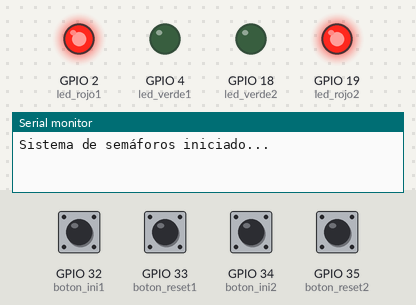
Bench run of a sketch on a simulated ESP32. Parts: output pins drawn as LEDs (lit = HIGH), the last lines printed to the serial monitor. The inputs (shaded band) are chosen by the test bench; at power-on: GPIO 32 (boton_ini1), GPIO 33 (boton_reset1), GPIO 34 (boton_ini2), GPIO 35 (boton_reset2) HIGH.

Above: at 1.2 s.
1.3 s: GPIO 32 (boton_ini1) pulled LOW for 0.15 s
At 2.5 s:
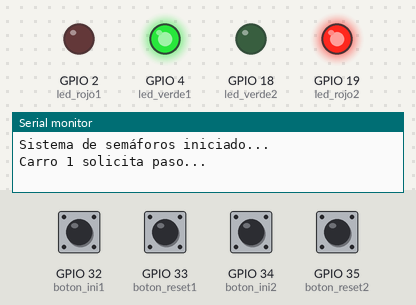
2.9 s: GPIO 34 (boton_ini2) pulled LOW for 0.15 s
At 3.7 s:
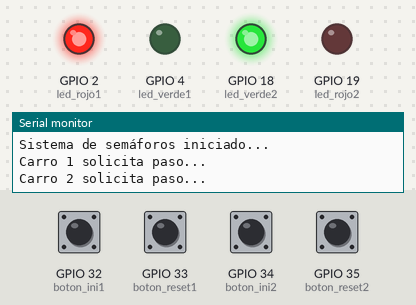
4.5 s: GPIO 33 (boton_reset1) pulled LOW for 0.15 s
At 4.9 s:
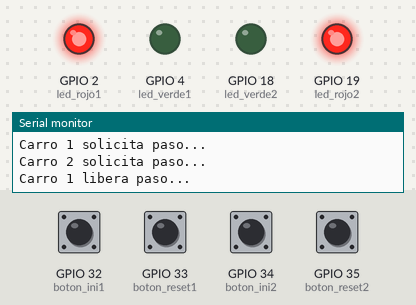
6.1 s: GPIO 32 (boton_ini1) pulled LOW for 1 s
At 7.4 s:
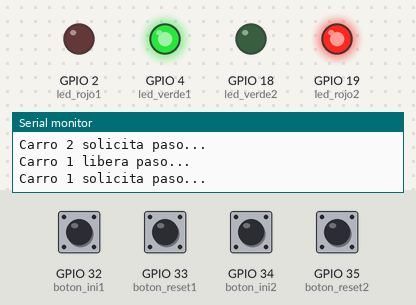
8.6 s: GPIO 33 (boton_reset1) pulled LOW for 1 s
At 9.3 s:
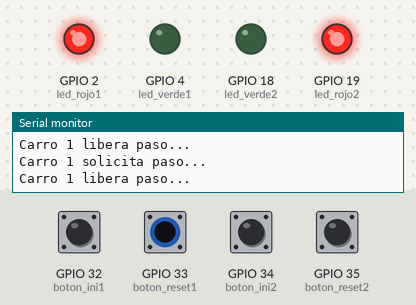
Timing chart, 0 to 11.6 s (numbered marks = the images above; inputs shaded):
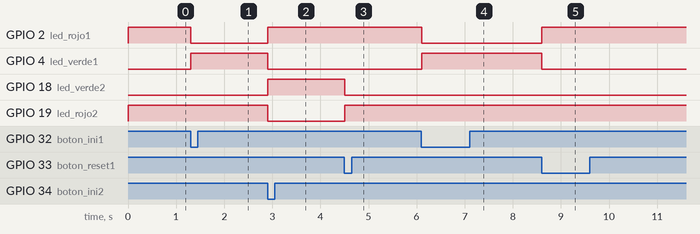

The sketch:

RTOS_5_Semaforos_carro.ino
```cpp
/*
Materia: RTOS

Equipo:
Abner Kalid Verde Padilla
Diego Perez Dominguez


-Este codigo se relaizo con el uso de RTOS en una esp32

El problema propuesto son dos semaforos para poder darle el paso a un carro en una calle de doble sentido pero que solo puede ser usada por un
carro a la vez por lo que se tienen dos leds (rojo y verde) y dos botones (pedir paso y liberar paso) que funjen como sensores.

Para la resolucion del problema se hace uso de semaforos, por lo que se inicia analizando que se van a ocupar unicamente dos semaforos
semaforo1 y semaforo2 que serviran para que las tareas1 y 2 puedan entrar a la zona critica, por otro lado hay dos tareas, una para el
semaforo1 (tareaSemaforo1) y otra para el semaforo2 (tareaSemaforo2) estas tareas van a partir de un estado inicial en donde ambos semaforos
estan en rojo y dependiendo de que boton se presione para pedir el paso, una de las dos tareas entrara la zona critica y no saldra hasta que
se libere el semaforo con el boton pulsador, esto aplica para ambas tareas.

*/


#if CONFIG_FREERTOS_UNICORE
  static const BaseType_t app_cpu = 0;
#else
  static const BaseType_t app_cpu = 1;
#endif

//Pines tarjeta ESP 32
const int led_rojo1   = 2;
const int led_verde1  = 4;
const int boton_ini1  = 32;
const int boton_reset1= 33;

const int led_rojo2   = 19;
const int led_verde2  = 18;
const int boton_ini2  = 34;
const int boton_reset2= 35;

// Semaforos
SemaphoreHandle_t semaforo1;
SemaphoreHandle_t semaforo2;

// Variables
bool estado1 = false;
bool estado2 = false;

// Tarea semaforo 1
void tareaSemaforo1(void *parameter) {
  while (1) {

    if (digitalRead(boton_ini1) == LOW && !estado1) {
      if (xSemaphoreTake(semaforo2, 0) == pdTRUE) { // Ocupa el paso
        Serial.println("Carro 1 solicita paso...");
        digitalWrite(led_verde1, HIGH);
        digitalWrite(led_rojo1, LOW);
        digitalWrite(led_verde2, LOW);
        digitalWrite(led_rojo2, HIGH);
        estado1 = true;
      }
    }

    // Botón de reinicio
    if (digitalRead(boton_reset1) == LOW && estado1) {
      Serial.println("Carro 1 libera paso...");
      digitalWrite(led_verde1, LOW);
      digitalWrite(led_rojo1, HIGH);
      digitalWrite(led_verde2, LOW);
      digitalWrite(led_rojo2, HIGH);
      estado1 = false;
      xSemaphoreGive(semaforo2); // Libera el paso
    }

    vTaskDelay(100 / portTICK_PERIOD_MS);
  }
}

// tarea 2
void tareaSemaforo2(void *parameter) {
  while (1) {
    // Botón de inicio
    if (digitalRead(boton_ini2) == LOW && !estado2) {
      if (xSemaphoreTake(semaforo1, 0) == pdTRUE) { // Ocupa el paso
        Serial.println("Carro 2 solicita paso...");
        digitalWrite(led_verde2, HIGH);
        digitalWrite(led_rojo2, LOW);
        digitalWrite(led_verde1, LOW);
        digitalWrite(led_rojo1, HIGH);
        estado2 = true;
      }
    }

    // Botón de reinicio
    if (digitalRead(boton_reset2) == LOW && estado2) {
      Serial.println("Carro 2 libera paso...");
      digitalWrite(led_verde2, LOW);
      digitalWrite(led_rojo2, HIGH);
      digitalWrite(led_verde1, LOW);
      digitalWrite(led_rojo1, HIGH);
      estado2 = false;
      xSemaphoreGive(semaforo1); // Libera el paso
    }

    vTaskDelay(100 / portTICK_PERIOD_MS);
  }
}


void setup() {
  Serial.begin(115200);
  Serial.println("Sistema de semáforos iniciado...");

  // Configurar pines
  pinMode(led_rojo1, OUTPUT);
  pinMode(led_verde1, OUTPUT);
  pinMode(boton_ini1, INPUT_PULLUP);
  pinMode(boton_reset1, INPUT_PULLUP);

  pinMode(led_rojo2, OUTPUT);
  pinMode(led_verde2, OUTPUT);
  pinMode(boton_ini2, INPUT_PULLUP);
  pinMode(boton_reset2, INPUT_PULLUP);

  // Estado inicial
  digitalWrite(led_rojo1, HIGH);
  digitalWrite(led_verde1, LOW);
  digitalWrite(led_rojo2, HIGH);
  digitalWrite(led_verde2, LOW);

  // Crear semáforos
  semaforo1 = xSemaphoreCreateBinary();
  semaforo2 = xSemaphoreCreateBinary();

  // Estado inicial semaforos
  xSemaphoreGive(semaforo1);
  xSemaphoreGive(semaforo2);

  // Crear tareas
  xTaskCreatePinnedToCore(tareaSemaforo1, "Tarea Semaforo 1", 2048, NULL, 1, NULL, app_cpu);
  xTaskCreatePinnedToCore(tareaSemaforo2, "Tarea Semaforo 2", 2048, NULL, 1, NULL, app_cpu);
}

void loop() {

}
```

Measured:
- after the input at 1.3 s, GPIO 2 (led_rojo1): HIGH → LOW at once; GPIO 4 (led_verde1): LOW → HIGH at once
- after the input at 2.9 s, GPIO 2 (led_rojo1), GPIO 18 (led_verde2): LOW → HIGH at once; GPIO 4 (led_verde1), GPIO 19 (led_rojo2): HIGH → LOW at once
- after the input at 4.5 s, GPIO 18 (led_verde2): HIGH → LOW at once; GPIO 19 (led_rojo2): LOW → HIGH at once
- after the input at 6.1 s, GPIO 2 (led_rojo1): HIGH → LOW at once; GPIO 4 (led_verde1): LOW → HIGH at once
- after the input at 8.6 s, GPIO 2 (led_rojo1): LOW → HIGH at once; GPIO 4 (led_verde1): HIGH → LOW at once
